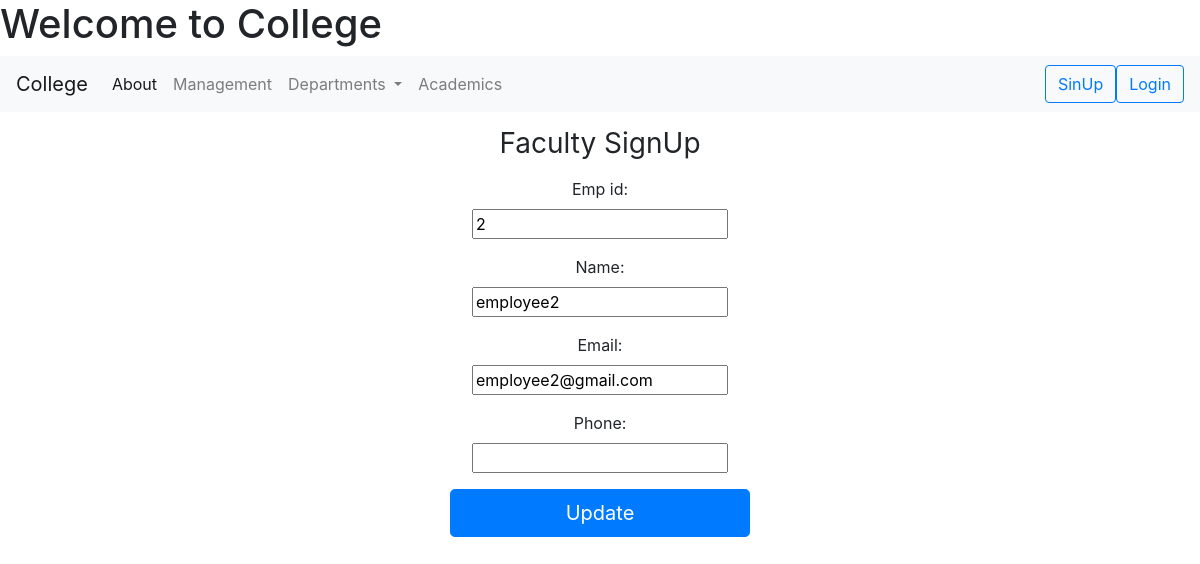
The app's page /student/update/2, older data.
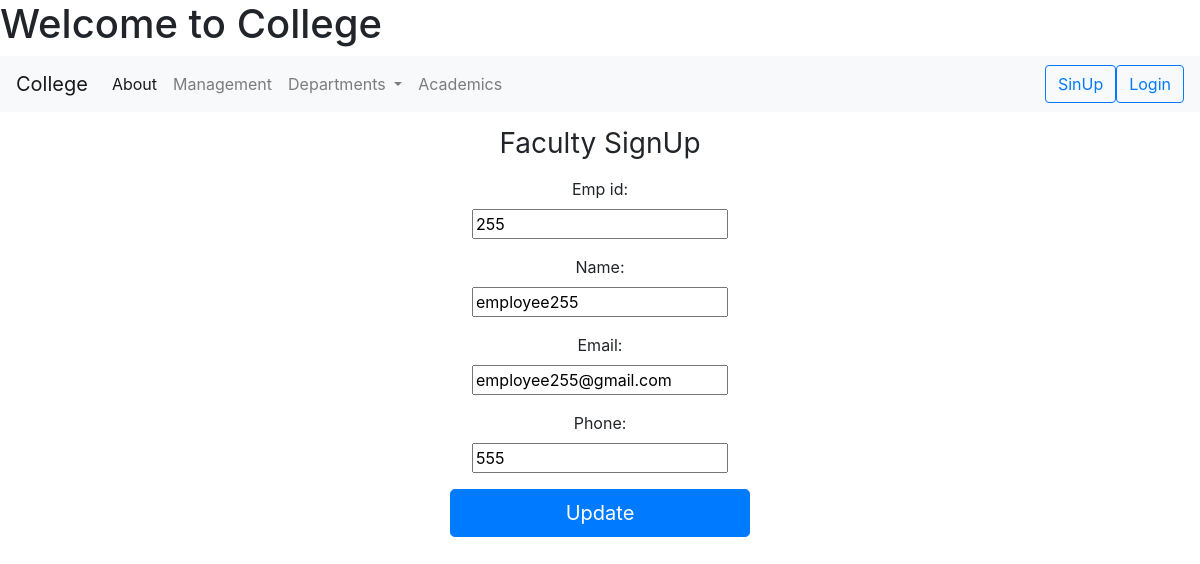
The same page, newer data.
### CSE/models.py (models this page shows, shortened)
class Faculty(models.Model):
    emp_id = models.CharField(max_length=10)
    name = models.CharField(max_length=100)
    email = models.EmailField()
    phone = models.IntegerField(null=True, blank=True)

### CSE/views.py (the view)
# urls.py: path('update/<int:num>', views.faculty_edit, name='faculty_edit'),
def faculty_edit(request, num):
    faculty_data = Faculty.objects.get(id=num)
    form = FacultyRegisterForm(request.POST or None, instance=faculty_data)
    if form.is_valid():
        form.save()
        return HttpResponse("details edited successfully!!")
    return render(request, 'facultyedit.html', {'form': form})

### CSE/forms.py
class FacultyRegisterForm(ModelForm):
    class Meta:
        model = Faculty
        fields = "__all__"

### CSE/templates/facultyedit.html (shortened to what this page needs)
{% extends 'index.html' %}
{% block foo %}
<form class="form-signin" style="text-align: center;"  method="post">
      <h1 class="h3 mb-3 font-weight-normal">Faculty SignUp</h1>
    {{ form.as_p }}
      <button class="btn btn-lg btn-primary btn-block" type="submit">Update</button>
</form>
{% endblock %}

Row changes from the older to the newer data that the page shows:
changed Faculty: emp_id "2" → "255"; name "employee2" → "employee255"; email "employee2@gmail.com" → "employee255@gmail.com"; phone (not shown) → "555"
